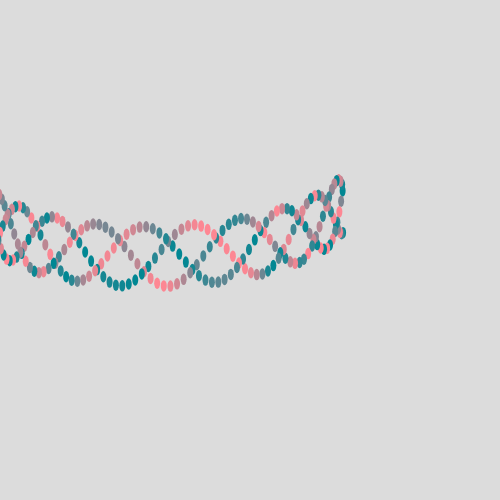
Frame 1 (no input)
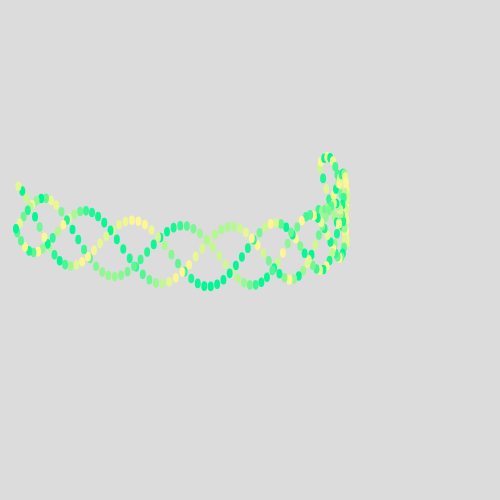
Frame 60 (no input)
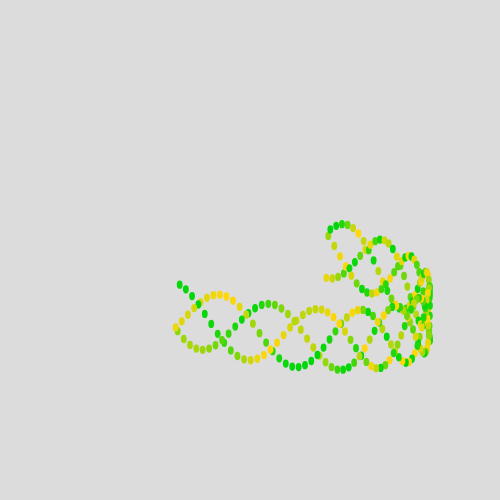
Frame 120 (the mouse pressed at the canvas centre since frame 60)

The p5.js sketch that drew these frames (run headless with seeded random() and noise() and a simulated clock; from frame 60 on, the mouse is pressed at the canvas centre):

// p5.js sketch
// ── sketch.js
let particle;

function setup() {
  createCanvas(500, 500);
  particle = new Particle(180, 60);
}

function draw() {
  background(220);
  noFill();
  
  particle.display();

}


class Particle {
  constructor(x, y) {
    this.x = x;
    this.y = y;
    
  }

  update() {
    this.R = map(dist(this.x, this.y, width / 2, height / 2), 0, 370, 90, 255);
    this.G = map(dist(this.x, this.y, mouseY,mouseX), 0, 370, 250, 10);
    this.B = map(dist(this.x, this.y, width / 2, height / 2), 0, 370, 200, 20);
  }

  display() {
    this.update();
    push();
    translate(width / 2, height / 2);
    for (let i = 0; i < 256; i++) {
      let r = map(sin(this.x * cos((i * PI/2) / 128 + frameCount * 0.2) + (mouseX - 250) / 3), -1, 1, 0, 255);
      let g = map(sin(frameCount * 0.02), -1, 1, 10, 255);
      let b = map(dist(mouseX, mouseY, width / 2, height / 2), 0, 375, 10, 155);
      fill(r, g, b);
      noStroke();
      ellipse(
        this.x * cos((i * PI/2) / 128 + frameCount * 0.2) + (mouseX - 250) / 3,
        this.y * sin((i * PI/2) / 128 + frameCount * 0.1) + 60 * cos(i)*cos(i)  + (mouseY - 250) / 3,
        map(cos(frameCount * 0.1), -1, 1, 4, 6),
        map(sin(frameCount * 0.1), -1, 1, 6, 16)
      );
    }
    pop();
  }
}
